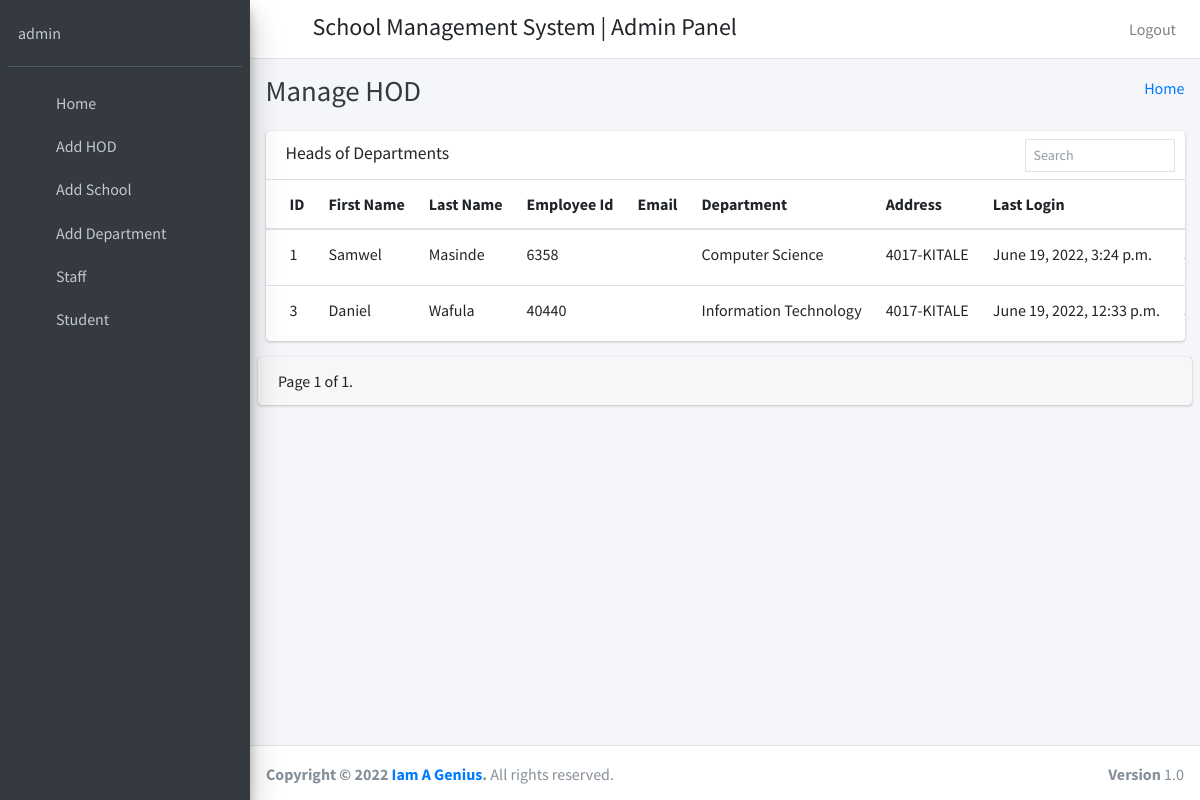
The app's page /manage_hod (signed in) with its own data.
### Student/models.py (models this page shows)
class CustomUser(AbstractUser):
    user_type_data=((1,"HOD"),(3,"staff"),(4,"student"),(2,"admin"))
    user_type= models.CharField(default=1, choices=user_type_data,max_length=10)

class hod(models.Model):
    id = models.AutoField(primary_key=True)
    admin = models.OneToOneField(CustomUser, on_delete=models.CASCADE)
    dept_id = models.ForeignKey(department, on_delete=models.CASCADE,default=1)
    address = models.TextField()
    created_at = models.DateTimeField(auto_now_add=True)
    updated_at = models.DateTimeField(auto_now_add=True)
    objects=models.Manager()

class department(models.Model):
    id=models.AutoField(primary_key=True)
    dept_name = models.CharField(max_length=100)
    school_id = models.ForeignKey(school, on_delete=models.CASCADE,default=1)
    created_at = models.DateTimeField(auto_now_add=True)
    updated_at = models.DateTimeField(auto_now_add=True)
    objects = models.Manager()

### Student/admin_views.py (the view)
# urls.py: path('manage_hod',admin_views.manage_hod,name="manage_hod"),
def manage_hod(request):
    HOD = hod.objects.all()
    Myfilter = HodFilter(request.GET, queryset=HOD)
    HOD=Myfilter.qs
    paginator = Paginator(HOD, 10)
    page = request.GET.get('page', 1)
    page_obj = paginator.get_page(page)
    page_range = paginator.get_elided_page_range(number=page, on_each_side=3, on_ends=2)
    try:
        HOD = paginator.page(page)
    except PageNotAnInteger:
        HOD = paginator.page(1)
    except EmptyPage:
        HOD = paginator.page(paginator.num_pages)
    context={
        'HOD':HOD,
        'Myfilter':Myfilter.form,
        'page_obj':page_obj,
        'page_range':page_range
    }
    return render(request,'admin_template/manage_hod.html',context)

### templates/admin_template/manage_hod.html (shortened to what this page needs)
{% extends 'admin_template/base.html' %}
{% block page_title %} Manage HOD {% endblock page_title %}
{% load static %}
{% load i18n %}
{% block main_content %}
<section class="content" xmlns="http://www.w3.org/1999/html">
    <div class="container-fluid">
       <div class="row">
          <div class="col-12">
            <div class="card">
              <div class="card-header">
                <h3 class="card-title">Heads of Departments</h3>
                <div class="card-tools">
                    <form method="get" class="form-inline">
                      <div class="input-group input-group-sm border" style="width: 150px;">
                        {{Myfilter.admin__username }}
                        <div class="input-group-append">
                          <button class="btn" type="submit">
                            <i class="fas fa-search"></i>
                          </button>
                        </div>
                      </div>
                    </form>
                </div>
              </div>
              <div class="card-body table-responsive p-0">
                <table class="table table-hover text-nowrap">
                  <thead>
                    <tr>
                      <th>ID</th>
                      <th>First Name</th>
                      <th>Last Name</th>
                      <th>Employee Id</th>
                      <th>Email</th>
                      <th>Department</th>
                      <th>Address</th>
                      <th>Last Login</th>
                      <th>Date Joined</th>
                    </tr>
                  </thead>
                  <tbody>
                  {% for Hod in HOD %}
                    <tr>
                      <td>{{ Hod.id }}</td>
                      <td>{{ Hod.admin.first_name }}</td>
                      <td>{{ Hod.admin.last_name }}</td>
                      <td>{{ Hod.admin.username }}</td>
                      <td>{{ Hod.admin.email }}</td>
                      <td>{{ Hod.dept_id.dept_name }}</td>
                      <td>{{ Hod.address }}</td>
                      <td>{{ Hod.admin.last_login }}</td>
                      <td>{{ Hod.admin.date_joined }}</td>
                    </tr>
                  {% endfor %}
                  </tbody>
                </table>
              </div>
            </div>
          </div>
        </div>
      </div>
      <div class="card">
           <div class="card-footer">
              <div class="row">
                  <div class="col-lg-6">
                      <div class="pagination">
                          <span class="step-links">
                              <span class="current">
                                   Page  {{ page_obj.number }}  of  {{ page_obj.paginator.num_pages }}.
                              </span>
                          </span>
                      </div>
                  </div>
                  <div class="col-lg-6">
                  </div>
              </div>
          </div>
      </div>
</section>
{% endblock main_content %}

### templates/admin_template/sidebar.html
{% load static %}
<aside class="main-sidebar sidebar-dark-primary elevation-4">
    <div class="sidebar">
      <div class="user-panel mt-3 pb-3 mb-3 d-flex">
        <div class="info">
          {% url 'Admin' as Admin %}
          <a href="{% url 'Admin' %}" class="d-block">{{ user.username }}</a>
        </div>
      </div>
      <nav class="mt-2">
        <ul class="nav nav-pills nav-sidebar flex-column" data-widget="treeview" role="menu" data-accordion="false">
          <li class="nav-item">
            {% url 'home' as home %}
            <a href="{{ home }}" class="nav-link {% if request.path == home %} active {% endif %} ">
              <i class="nav-icon fas fa-home"></i>
              <p>
                Home
              </p>
            </a>
          </li>
          <li class="nav-item">
            {% url 'add_hod' as add_hod %}
            <a href="{{ add_hod }}" class="nav-link {% if request.path == add_hod %} active {% endif %} ">
              <i class="nav-icon fas fa-user"></i>
              <p>
               Add HOD
              </p>
            </a>
          </li>
          <li class="nav-item">
            {% url 'add_school' as add_school %}
            <a href="{{ add_school }}" class="nav-link {% if request.path == add_school %} active {% endif %} ">
              <i class="nav-icon fas fa-database"></i>
              <p>
               Add School
              </p>
            </a>
          </li>
          <li class="nav-item">
            {% url 'add_department' as add_department %}
            <a href="{{ add_department }}" class="nav-link {% if request.path == add_department %} active {% endif %} ">
              <i class="nav-icon fas fa-bars"></i>
              <p>
               Add Department
              </p>
            </a>
          </li>
          <li class="nav-item">
            {% url 'Staff' as Staff %}
            <a href="{{ Staff }}" class="nav-link {% if request.path == Staff %} active {% endif %} ">
              <i class="nav-icon fas fa-universal-access"></i>
              <p>
                Staff
              </p>
            </a>
          </li>
          <li class="nav-item">
            {% url 'Student' as Student %}
            <a href="{{ Student }}" class="nav-link {% if request.path == Student %} active {% endif %} ">
              <i class="nav-icon fas fa-child"></i>
              <p>
                Student
              </p>
            </a>
          </li>
        </ul>
      </nav>
    </div>
  </aside>

### records on screen
CustomUser: username "admin"
hod: id "1", admin.first_name "Samwel", admin.last_name "Masinde", admin.username "6358", dept_id.dept_name "Computer Science", address "4017-KITALE", admin.last_login "June 19, 2022, 3:24 p.m."
hod: id "3", admin.first_name "Daniel", admin.last_name "Wafula", admin.username "40440", dept_id.dept_name "Information Technology", address "4017-KITALE", admin.last_login "June 19, 2022, 12:33 p.m."

### other values on screen
{{ page_obj.number }} "1"
{{ page_obj.paginator.num_pages }} "1"
